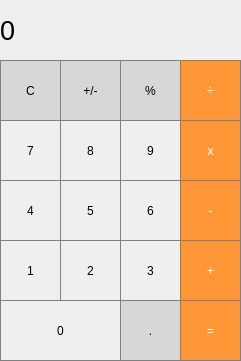
<?xml version="1.0" encoding="UTF-8"?>
<ui version="4.0">
 <class>Calculator</class>
 <widget class="QMainWindow" name="Calculator">
  <property name="geometry">
   <rect>
    <x>0</x>
    <y>0</y>
    <width>241</width>
    <height>361</height>
   </rect>
  </property>
  <property name="windowTitle">
   <string>Calculator</string>
  </property>
  <widget class="QWidget" name="centralwidget">
   <widget class="QLabel" name="label">
    <property name="geometry">
     <rect>
      <x>0</x>
      <y>0</y>
      <width>241</width>
      <height>61</height>
     </rect>
    </property>
    <property name="font">
     <font>
      <family>Arial</family>
      <pointsize>20</pointsize>
     </font>
    </property>
    <property name="styleSheet">
     <string notr="true">QLabel {
  qproperty-alignment: 'AlignVCenter | AlignRight';
  border: 1px solid gray;
}

background-color: white;</string>
    </property>
    <property name="text">
     <string>0</string>
    </property>
   </widget>
   <widget class="QPushButton" name="pushButton_clear">
    <property name="geometry">
     <rect>
      <x>0</x>
      <y>60</y>
      <width>61</width>
      <height>61</height>
     </rect>
    </property>
    <property name="styleSheet">
     <string notr="true">QPushButton {
  background-color: rgb(215,215,215);
  border: 1px solid gray;
}
QPushButton:pressed {
  background-color: qlineargradient(x1:0, y1:0, x2:0, y2:1, stop:0 #bebebe, stop: 1 #d7d7d7);
}</string>
    </property>
    <property name="text">
     <string>C</string>
    </property>
   </widget>
   <widget class="QPushButton" name="pushButton_plusMinus">
    <property name="geometry">
     <rect>
      <x>60</x>
      <y>60</y>
      <width>61</width>
      <height>61</height>
     </rect>
    </property>
    <property name="styleSheet">
     <string notr="true">QPushButton {
  background-color: rgb(215,215,215);
  border: 1px solid gray;
}
QPushButton:pressed {
  background-color: qlineargradient(x1:0, y1:0, x2:0, y2:1, stop:0 #bebebe, stop: 1 #d7d7d7);
}</string>
    </property>
    <property name="text">
     <string>+/-</string>
    </property>
   </widget>
   <widget class="QPushButton" name="pushButton_percent">
    <property name="geometry">
     <rect>
      <x>120</x>
      <y>60</y>
      <width>61</width>
      <height>61</height>
     </rect>
    </property>
    <property name="styleSheet">
     <string notr="true">QPushButton {
  background-color: rgb(215,215,215);
  border: 1px solid gray;
}
QPushButton:pressed {
  background-color: qlineargradient(x1:0, y1:0, x2:0, y2:1, stop:0 #bebebe, stop: 1 #d7d7d7);
}</string>
    </property>
    <property name="text">
     <string>%</string>
    </property>
   </widget>
   <widget class="QPushButton" name="pushButton_divide">
    <property name="geometry">
     <rect>
      <x>180</x>
      <y>60</y>
      <width>61</width>
      <height>61</height>
     </rect>
    </property>
    <property name="styleSheet">
     <string notr="true">QPushButton {
  background-color: rgb(255,151,57);
  color: white;
  border: 1px solid gray;
}
QPushButton:pressed {
  background-color: qlineargradient(x1:0, y1:0, x2:0, y2:1, stop:0 #ff7832, stop: 1 #ff9739);
}</string>
    </property>
    <property name="text">
     <string>÷</string>
    </property>
   </widget>
   <widget class="QPushButton" name="pushButton_7">
    <property name="geometry">
     <rect>
      <x>0</x>
      <y>120</y>
      <width>61</width>
      <height>61</height>
     </rect>
    </property>
    <property name="styleSheet">
     <string notr="true">QPushButton {
  border: 1px solid gray;
}
QPushButton:pressed {
  background-color: qlineargradient(x1:0, y1:0, x2:0, y2:1, stop:0 #dadbde, stop: 1 #f6f7fa);
}</string>
    </property>
    <property name="text">
     <string>7</string>
    </property>
   </widget>
   <widget class="QPushButton" name="pushButton_9">
    <property name="geometry">
     <rect>
      <x>120</x>
      <y>120</y>
      <width>61</width>
      <height>61</height>
     </rect>
    </property>
    <property name="styleSheet">
     <string notr="true">QPushButton {
  border: 1px solid gray;
}
QPushButton:pressed {
  background-color: qlineargradient(x1:0, y1:0, x2:0, y2:1, stop:0 #dadbde, stop: 1 #f6f7fa);
}</string>
    </property>
    <property name="text">
     <string>9</string>
    </property>
   </widget>
   <widget class="QPushButton" name="pushButton_8">
    <property name="geometry">
     <rect>
      <x>60</x>
      <y>120</y>
      <width>61</width>
      <height>61</height>
     </rect>
    </property>
    <property name="styleSheet">
     <string notr="true">QPushButton {
  border: 1px solid gray;
}
QPushButton:pressed {
  background-color: qlineargradient(x1:0, y1:0, x2:0, y2:1, stop:0 #dadbde, stop: 1 #f6f7fa);
}</string>
    </property>
    <property name="text">
     <string>8</string>
    </property>
   </widget>
   <widget class="QPushButton" name="pushButton_multiply">
    <property name="geometry">
     <rect>
      <x>180</x>
      <y>120</y>
      <width>61</width>
      <height>61</height>
     </rect>
    </property>
    <property name="styleSheet">
     <string notr="true">QPushButton {
  background-color: rgb(255,151,57);
  color: white;
  border: 1px solid gray;
}
QPushButton:pressed {
  background-color: qlineargradient(x1:0, y1:0, x2:0, y2:1, stop:0 #ff7832, stop: 1 #ff9739);
}</string>
    </property>
    <property name="text">
     <string>x</string>
    </property>
   </widget>
   <widget class="QPushButton" name="pushButton_4">
    <property name="geometry">
     <rect>
      <x>0</x>
      <y>180</y>
      <width>61</width>
      <height>61</height>
     </rect>
    </property>
    <property name="styleSheet">
     <string notr="true">QPushButton {
  border: 1px solid gray;
}
QPushButton:pressed {
  background-color: qlineargradient(x1:0, y1:0, x2:0, y2:1, stop:0 #dadbde, stop: 1 #f6f7fa);
}</string>
    </property>
    <property name="text">
     <string>4</string>
    </property>
   </widget>
   <widget class="QPushButton" name="pushButton_6">
    <property name="geometry">
     <rect>
      <x>120</x>
      <y>180</y>
      <width>61</width>
      <height>61</height>
     </rect>
    </property>
    <property name="styleSheet">
     <string notr="true">QPushButton {
  border: 1px solid gray;
}
QPushButton:pressed {
  background-color: qlineargradient(x1:0, y1:0, x2:0, y2:1, stop:0 #dadbde, stop: 1 #f6f7fa);
}</string>
    </property>
    <property name="text">
     <string>6</string>
    </property>
   </widget>
   <widget class="QPushButton" name="pushButton_5">
    <property name="geometry">
     <rect>
      <x>60</x>
      <y>180</y>
      <width>61</width>
      <height>61</height>
     </rect>
    </property>
    <property name="styleSheet">
     <string notr="true">QPushButton {
  border: 1px solid gray;
}
QPushButton:pressed {
  background-color: qlineargradient(x1:0, y1:0, x2:0, y2:1, stop:0 #dadbde, stop: 1 #f6f7fa);
}</string>
    </property>
    <property name="text">
     <string>5</string>
    </property>
   </widget>
   <widget class="QPushButton" name="pushButton_subtract">
    <property name="geometry">
     <rect>
      <x>180</x>
      <y>180</y>
      <width>61</width>
      <height>61</height>
     </rect>
    </property>
    <property name="styleSheet">
     <string notr="true">QPushButton {
  background-color: rgb(255,151,57);
  color: white;
  border: 1px solid gray;
}
QPushButton:pressed {
  background-color: qlineargradient(x1:0, y1:0, x2:0, y2:1, stop:0 #ff7832, stop: 1 #ff9739);
}</string>
    </property>
    <property name="text">
     <string>-</string>
    </property>
   </widget>
   <widget class="QPushButton" name="pushButton_1">
    <property name="geometry">
     <rect>
      <x>0</x>
      <y>240</y>
      <width>61</width>
      <height>61</height>
     </rect>
    </property>
    <property name="styleSheet">
     <string notr="true">QPushButton {
  border: 1px solid gray;
}
QPushButton:pressed {
  background-color: qlineargradient(x1:0, y1:0, x2:0, y2:1, stop:0 #dadbde, stop: 1 #f6f7fa);
}</string>
    </property>
    <property name="text">
     <string>1</string>
    </property>
   </widget>
   <widget class="QPushButton" name="pushButton_3">
    <property name="geometry">
     <rect>
      <x>120</x>
      <y>240</y>
      <width>61</width>
      <height>61</height>
     </rect>
    </property>
    <property name="styleSheet">
     <string notr="true">QPushButton {
  border: 1px solid gray;
}
QPushButton:pressed {
  background-color: qlineargradient(x1:0, y1:0, x2:0, y2:1, stop:0 #dadbde, stop: 1 #f6f7fa);
}</string>
    </property>
    <property name="text">
     <string>3</string>
    </property>
   </widget>
   <widget class="QPushButton" name="pushButton_2">
    <property name="geometry">
     <rect>
      <x>60</x>
      <y>240</y>
      <width>61</width>
      <height>61</height>
     </rect>
    </property>
    <property name="styleSheet">
     <string notr="true">QPushButton {
  border: 1px solid gray;
}
QPushButton:pressed {
  background-color: qlineargradient(x1:0, y1:0, x2:0, y2:1, stop:0 #dadbde, stop: 1 #f6f7fa);
}</string>
    </property>
    <property name="text">
     <string>2</string>
    </property>
   </widget>
   <widget class="QPushButton" name="pushButton_add">
    <property name="geometry">
     <rect>
      <x>180</x>
      <y>240</y>
      <width>61</width>
      <height>61</height>
     </rect>
    </property>
    <property name="styleSheet">
     <string notr="true">QPushButton {
  background-color: rgb(255,151,57);
  color: white;
  border: 1px solid gray;
}
QPushButton:pressed {
  background-color: qlineargradient(x1:0, y1:0, x2:0, y2:1, stop:0 #ff7832, stop: 1 #ff9739);
}</string>
    </property>
    <property name="text">
     <string>+</string>
    </property>
   </widget>
   <widget class="QPushButton" name="pushButton_0">
    <property name="geometry">
     <rect>
      <x>0</x>
      <y>300</y>
      <width>121</width>
      <height>61</height>
     </rect>
    </property>
    <property name="styleSheet">
     <string notr="true">QPushButton {
  border: 1px solid gray;
}
QPushButton:pressed {
  background-color: qlineargradient(x1:0, y1:0, x2:0, y2:1, stop:0 #dadbde, stop: 1 #f6f7fa);
}</string>
    </property>
    <property name="text">
     <string>0</string>
    </property>
   </widget>
   <widget class="QPushButton" name="pushButton_decimal">
    <property name="geometry">
     <rect>
      <x>120</x>
      <y>300</y>
      <width>61</width>
      <height>61</height>
     </rect>
    </property>
    <property name="styleSheet">
     <string notr="true">QPushButton {
  background-color: rgb(215,215,215);
  border: 1px solid gray;
}
QPushButton:pressed {
  background-color: qlineargradient(x1:0, y1:0, x2:0, y2:1, stop:0 #bebebe, stop: 1 #d7d7d7);
}</string>
    </property>
    <property name="text">
     <string>.</string>
    </property>
   </widget>
   <widget class="QPushButton" name="pushButton_equals">
    <property name="geometry">
     <rect>
      <x>180</x>
      <y>300</y>
      <width>61</width>
      <height>61</height>
     </rect>
    </property>
    <property name="styleSheet">
     <string notr="true">QPushButton {
  background-color: rgb(255,151,57);
  color: white;
  border: 1px solid gray;
}
QPushButton:pressed {
  background-color: qlineargradient(x1:0, y1:0, x2:0, y2:1, stop:0 #ff7832, stop: 1 #ff9739);
}</string>
    </property>
    <property name="text">
     <string>=</string>
    </property>
   </widget>
  </widget>
 </widget>
 <resources/>
 <connections/>
</ui>
